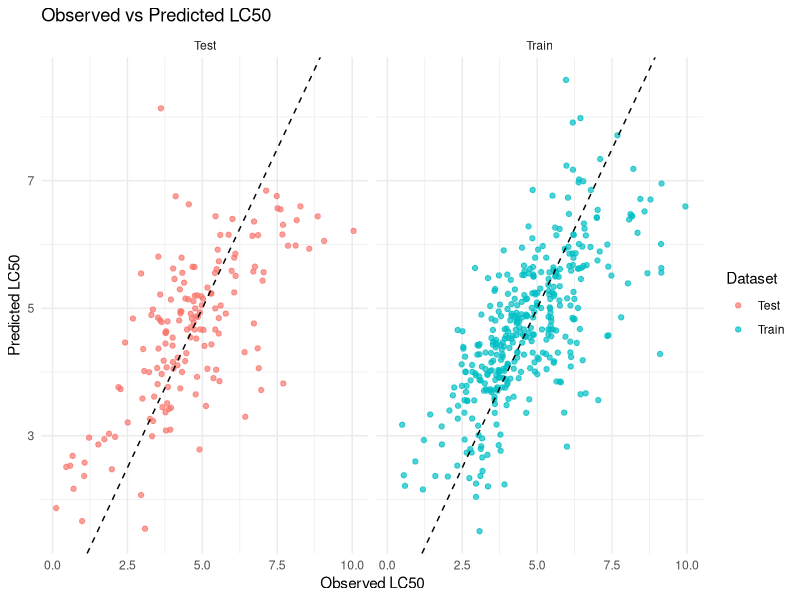

Write R code to recreate this figure.
## ---- chunk 1
knitr::opts_chunk$set(echo = TRUE)
## ---- chunk 2
library(caTools)
library(ggplot2)
## ---- chunk 3
data <- read.csv("qsar_aquatic_toxicity.csv", sep = ";", header = FALSE)
names(data) <- c(
    "TPSA",
    "SAacc",
    "H050",
    "MLOGP",
    "RDCHI",
    "GATS1p",
    "nN",
    "C040",
    "LC50"
)

head(data)
## ---- chunk 4
# Use 70% of dataset as training set and remaining 30% as testing set
sample <- sample.split(data$LC50, SplitRatio = 0.7)
train  <- subset(data, sample == TRUE)
test   <- subset(data, sample == FALSE)
## ---- chunk 5
dim(train)
dim(test)
## ---- chunk 6
# Fit linear regression model on training data
model <- lm(LC50 ~ ., data=train)

summary(model)
## ---- chunk 7
# Predict on training and test datasets
pred_train <- predict(model, newdata=train)
pred_test <- predict(model, newdata=test)
## ---- chunk 8
# Adding predictions columns to the datasets
train$predicted_LC50 <- pred_train
test$predicted_LC50 <- pred_test
## ---- chunk 9
# Evaluate model: calculate MSE, RMSE, and R-squared for training and test sets
mse_train <- mean((train$LC50 - train$predicted_LC50)^2)
rmse_train <- sqrt(mse_train)
r2_train <- 1 - (sum((train$LC50 - train$predicted_LC50)^2) / sum((train$LC50 - mean(train$LC50))^2))

mse_test <- mean((test$LC50 - test$predicted_LC50)^2)
rmse_test <- sqrt(mse_test)
r2_test <- 1 - (sum((test$LC50 - test$predicted_LC50)^2) / sum((test$LC50 - mean(test$LC50))^2))

# Print evaluation metrics
cat("Training Metrics:\n")
cat("MSE (Train): ", mse_train, "\n")
cat("RMSE (Train): ", rmse_train, "\n")
cat("R-squared (Train): ", r2_train, "\n\n")

cat("Test Metrics:\n")
cat("MSE (Test): ", mse_test, "\n")
cat("RMSE (Test): ", rmse_test, "\n")
cat("R-squared (Test): ", r2_test, "\n")
## ---- chunk 10
# Combine data for plotting
train$Dataset <- 'Train'
test$Dataset <- 'Test'
plot_data <- rbind(train, test)

# Plot observed vs predicted LC50 values
ggplot(plot_data, aes(x = LC50, y = predicted_LC50, color = Dataset)) +
  geom_point(alpha = 0.7) +
  geom_abline(intercept = 0, slope = 1, linetype = "dashed") +
  labs(title = "Observed vs Predicted LC50", x = "Observed LC50", y = "Predicted LC50") +
  theme_minimal() +
  facet_wrap(~Dataset)
